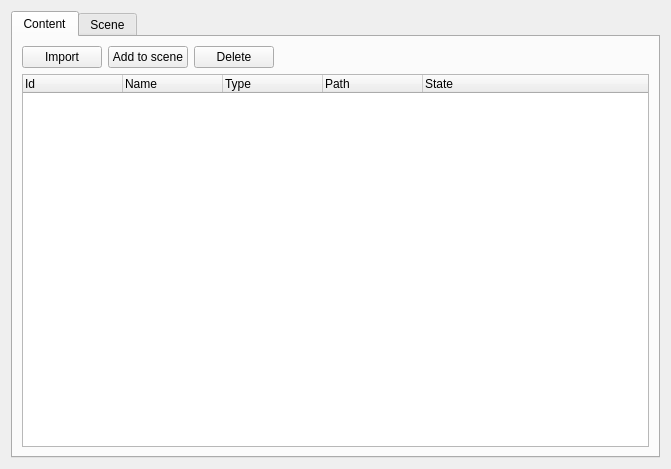
<?xml version="1.0" encoding="UTF-8"?>
<ui version="4.0">
 <class>ContentBrowser</class>
 <widget class="QWidget" name="ContentBrowser">
  <property name="geometry">
   <rect>
    <x>0</x>
    <y>0</y>
    <width>671</width>
    <height>469</height>
   </rect>
  </property>
  <property name="windowTitle">
   <string>Content Browser</string>
  </property>
  <layout class="QHBoxLayout" name="horizontalLayout">
   <item>
    <widget class="QTabWidget" name="tabWidget">
     <property name="currentIndex">
      <number>0</number>
     </property>
     <widget class="QWidget" name="content">
      <attribute name="title">
       <string>Content</string>
      </attribute>
      <layout class="QGridLayout" name="gridLayout_2">
       <item row="0" column="0">
        <layout class="QGridLayout" name="gridLayout">
         <item row="0" column="0">
          <widget class="QPushButton" name="buttonImport">
           <property name="text">
            <string>Import</string>
           </property>
          </widget>
         </item>
         <item row="0" column="3">
          <spacer name="horizontalSpacer">
           <property name="orientation">
            <enum>Qt::Horizontal</enum>
           </property>
           <property name="sizeHint" stdset="0">
            <size>
             <width>40</width>
             <height>20</height>
            </size>
           </property>
          </spacer>
         </item>
         <item row="1" column="0" colspan="4">
          <widget class="QTreeWidget" name="contentList">
           <column>
            <property name="text">
             <string>Id</string>
            </property>
           </column>
           <column>
            <property name="text">
             <string notr="true">Name</string>
            </property>
           </column>
           <column>
            <property name="text">
             <string notr="true">Type</string>
            </property>
           </column>
           <column>
            <property name="text">
             <string notr="true">Path</string>
            </property>
           </column>
           <column>
            <property name="text">
             <string>State</string>
            </property>
           </column>
          </widget>
         </item>
         <item row="0" column="2">
          <widget class="QPushButton" name="buttonDelete">
           <property name="text">
            <string>Delete</string>
           </property>
          </widget>
         </item>
         <item row="0" column="1">
          <widget class="QPushButton" name="buttonToScene">
           <property name="text">
            <string>Add to scene</string>
           </property>
          </widget>
         </item>
        </layout>
       </item>
      </layout>
     </widget>
     <widget class="QWidget" name="scene">
      <attribute name="title">
       <string>Scene</string>
      </attribute>
      <layout class="QVBoxLayout" name="verticalLayout">
       <item>
        <layout class="QGridLayout" name="gridLayout_3">
         <item row="0" column="1">
          <spacer name="horizontalSpacer_2">
           <property name="orientation">
            <enum>Qt::Horizontal</enum>
           </property>
           <property name="sizeHint" stdset="0">
            <size>
             <width>40</width>
             <height>20</height>
            </size>
           </property>
          </spacer>
         </item>
         <item row="1" column="0" colspan="2">
          <widget class="QListWidget" name="listWidget">
           <item>
            <property name="text">
             <string>Testing</string>
            </property>
           </item>
          </widget>
         </item>
         <item row="0" column="0">
          <widget class="QLabel" name="label">
           <property name="text">
            <string>Objects in the scene</string>
           </property>
          </widget>
         </item>
        </layout>
       </item>
      </layout>
     </widget>
    </widget>
   </item>
  </layout>
 </widget>
 <resources/>
 <connections>
  <connection>
   <sender>buttonImport</sender>
   <signal>pressed()</signal>
   <receiver>ContentBrowser</receiver>
   <slot>importFile()</slot>
   <hints>
    <hint type="sourcelabel">
     <x>58</x>
     <y>52</y>
    </hint>
    <hint type="destinationlabel">
     <x>335</x>
     <y>234</y>
    </hint>
   </hints>
  </connection>
  <connection>
   <sender>contentList</sender>
   <signal>itemDoubleClicked(QTreeWidgetItem*,int)</signal>
   <receiver>ContentBrowser</receiver>
   <slot>itemDoubleClicked(QTreeWidgetItem*,int)</slot>
   <hints>
    <hint type="sourcelabel">
     <x>334</x>
     <y>257</y>
    </hint>
    <hint type="destinationlabel">
     <x>335</x>
     <y>234</y>
    </hint>
   </hints>
  </connection>
  <connection>
   <sender>contentList</sender>
   <signal>itemClicked(QTreeWidgetItem*,int)</signal>
   <receiver>ContentBrowser</receiver>
   <slot>itemClicked(QTreeWidgetItem*,int)</slot>
   <hints>
    <hint type="sourcelabel">
     <x>334</x>
     <y>257</y>
    </hint>
    <hint type="destinationlabel">
     <x>335</x>
     <y>234</y>
    </hint>
   </hints>
  </connection>
  <connection>
   <sender>buttonDelete</sender>
   <signal>clicked()</signal>
   <receiver>ContentBrowser</receiver>
   <slot>deleteItem()</slot>
   <hints>
    <hint type="sourcelabel">
     <x>229</x>
     <y>52</y>
    </hint>
    <hint type="destinationlabel">
     <x>335</x>
     <y>234</y>
    </hint>
   </hints>
  </connection>
  <connection>
   <sender>buttonToScene</sender>
   <signal>pressed()</signal>
   <receiver>ContentBrowser</receiver>
   <slot>addToScene()</slot>
   <hints>
    <hint type="sourcelabel">
     <x>139</x>
     <y>52</y>
    </hint>
    <hint type="destinationlabel">
     <x>335</x>
     <y>234</y>
    </hint>
   </hints>
  </connection>
 </connections>
 <slots>
  <slot>importFile()</slot>
  <slot>itemClicked(QTreeWidgetItem*,int)</slot>
  <slot>itemDoubleClicked(QTreeWidgetItem*,int)</slot>
  <slot>deleteItem()</slot>
  <slot>addToScene()</slot>
 </slots>
</ui>
